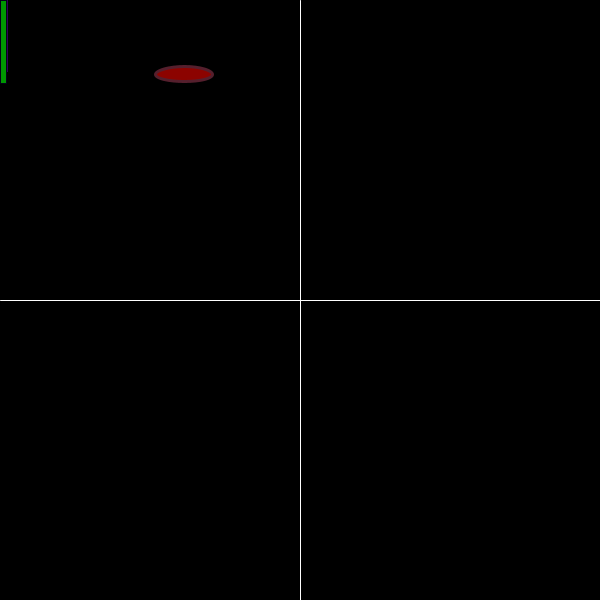
Frame 1 (no input)
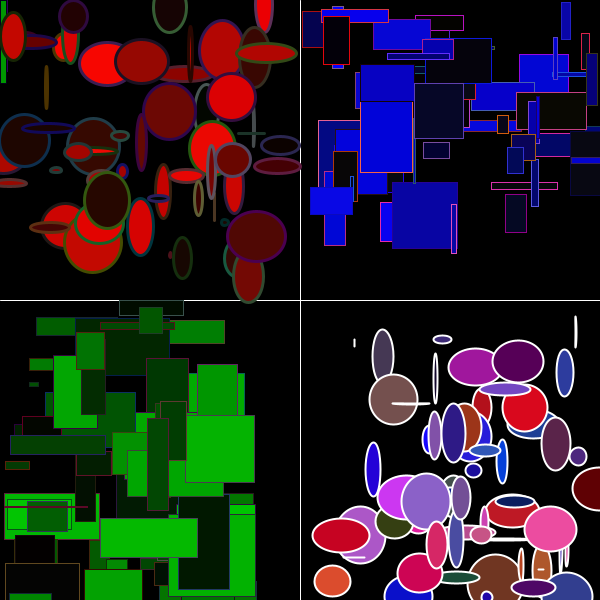
Frame 60 (the mouse pressed at the canvas centre just before this capture)
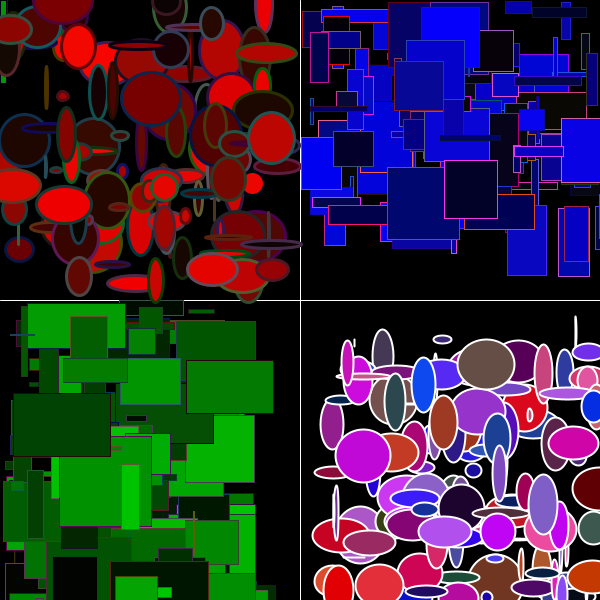
Frame 120 (the mouse held since frame 60 and released just before this capture)

The Processing sketch that drew these frames (run headless with seeded random() and noise(); from frame 60 on, the mouse is pressed at the canvas centre):

// Processing sketch: processing_167432
// ── processing_167432.pde

float x;
float y;
float a;
float c;
float r;
float b;
float g;
float q;
float w;
float t;
float u;

void 
setup()
{
size(600,600);
smooth();
background(0);
stroke(255);
line(width/2,0,width/2,height);
line(0,width/2,height,height/2);
frameRate(6);
println("cuadro del demonio, se mete donde no le corresponde.. pero sólo lo hace 1 o 2 veces, creo que es problema de los cuadros pero no sé por qué :("  );

}

void
draw()
{
  
  /* 1-. cìrculos */
  fill(r,g,b);
  stroke(255);
  strokeWeight(width/250);
  ellipse(x,y,a,c);
  x=random(0,width/2-height/40);
  y=random(0,height/2-height/40);
   a=random(0,width/10);
  c=random(0,width/10);
  r=random(100);
  g=random(100);
  b=random(100);
  
  /* 3.- cìrculos */
  stroke(r,g,b);
    r=random(255);
  g=random(10);
  b=random(5);
  strokeWeight(width/200);
  fill(r,g,b);
  r=random(255);
  g=random(100);
  b=random(255);
  ellipse(x,y,a,c);
  x=random(width/2+width/20,width);
  y=random(height/2+width/20,height);
  a=random(0,width/8);
  c=random(0,width/8);

  /* 4.- rectángulo */
  stroke(r,g,b);
  r=random(10);
  g=random(10);
  b=random(255);
  strokeWeight(1);
  fill(r,g,b);
  rect(q,w,a,c);
  q=random(width/2,width);
  w=random(0,height/3+10);
  a=random(0,width/6);
  c=random(0,width/6);
  r=random(100);
  g=random(100);
  b=random(100);
  
    /* 2.- rectángulo */
  stroke(r,g,b);
    r=random(5);
  g=random(200);
  b=random(4);
  strokeWeight(1);
  fill(r,g,b);
  r=random(255);
  g=random(100);
  b=random(255);
  rect(t,u,a,c);
  t=random(0,width/3);
  u=random(width/2,height);
  a=random(0,width/10);
  c=random(0,width/10);
}

void
mousePressed()
{
fill(#B904CE);
rect(0,0,width/2,height/2);
rect(width/2,height/2,width/2,height/2);
}
void
keyPressed()
{
fill(255);
rect(0,height/2,width/2,height/2);
rect(width/2,0,width/2,height/2);
}
